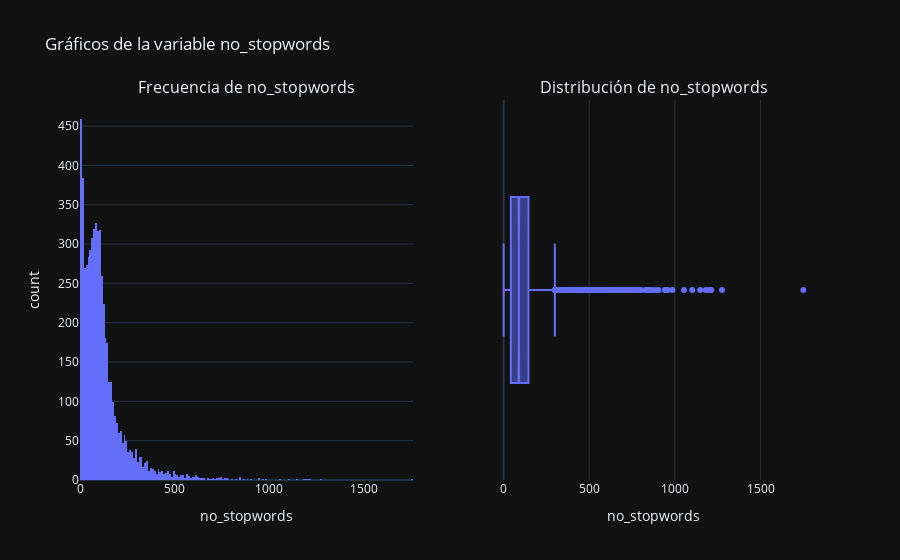

Notebook cell for this chart:
### Markdown cell above
### Cantidad de no stopwords en promedio

### Code cell
no_stopwords = get_no_stopwords(df['text'].astype('string').dropna())

df_count_no_stopwords = pd.DataFrame(list(map(lambda text: len(str(text).split()), no_stopwords)))
df_count_no_stopwords.columns = ['no_stopwords']

estadisticas_numericas(df_count_no_stopwords, "no_stopwords")
grafica_numerica(df_count_no_stopwords, "no_stopwords")

### Figure 1 — Plotly figure (JSON) as saved in the notebook; plotly's stock layout.template omitted (floating-point values rounded to 4 significant figures; data arrays with more than 128 entries replaced by an {"elided": "..."} marker saying what was removed)
{"data": [{"alignmentgroup": "True", "bingroup": "x", "hovertemplate": "no_stopwords=%{x}<br>count=%{y}<extra></extra>", "legendgroup": "", "marker": {"color": "#636efa", "pattern": {"shape": ""}}, "name": "", "offsetgroup": "", "orientation": "v", "showlegend": false, "type": "histogram", "x": {"elided": "5753 int values"}, "xaxis": "x", "yaxis": "y"}, {"alignmentgroup": "True", "hovertemplate": "no_stopwords=%{x}<extra></extra>", "legendgroup": "", "marker": {"color": "#636efa"}, "name": "", "notched": true, "offsetgroup": "", "orientation": "h", "showlegend": false, "type": "box", "x": {"elided": "5753 int values"}, "x0": " ", "xaxis": "x2", "y0": " ", "yaxis": "y2"}], "layout": {"annotations": [{"font": {"size": 16}, "showarrow": false, "text": "Frecuencia de no_stopwords", "x": 0.225, "xanchor": "center", "xref": "paper", "y": 1, "yanchor": "bottom", "yref": "paper"}, {"font": {"size": 16}, "showarrow": false, "text": "Distribución de no_stopwords", "x": 0.775, "xanchor": "center", "xref": "paper", "y": 1, "yanchor": "bottom", "yref": "paper"}], "title": {"text": "Gráficos de la variable no_stopwords"}, "xaxis": {"anchor": "y", "domain": [0, 0.45], "title": {"text": "no_stopwords"}}, "xaxis2": {"anchor": "y2", "domain": [0.55, 1], "title": {"text": "no_stopwords"}}, "yaxis": {"anchor": "x", "domain": [0, 1], "title": {"text": "count"}}, "yaxis2": {"anchor": "x2", "domain": [0, 1]}}}
